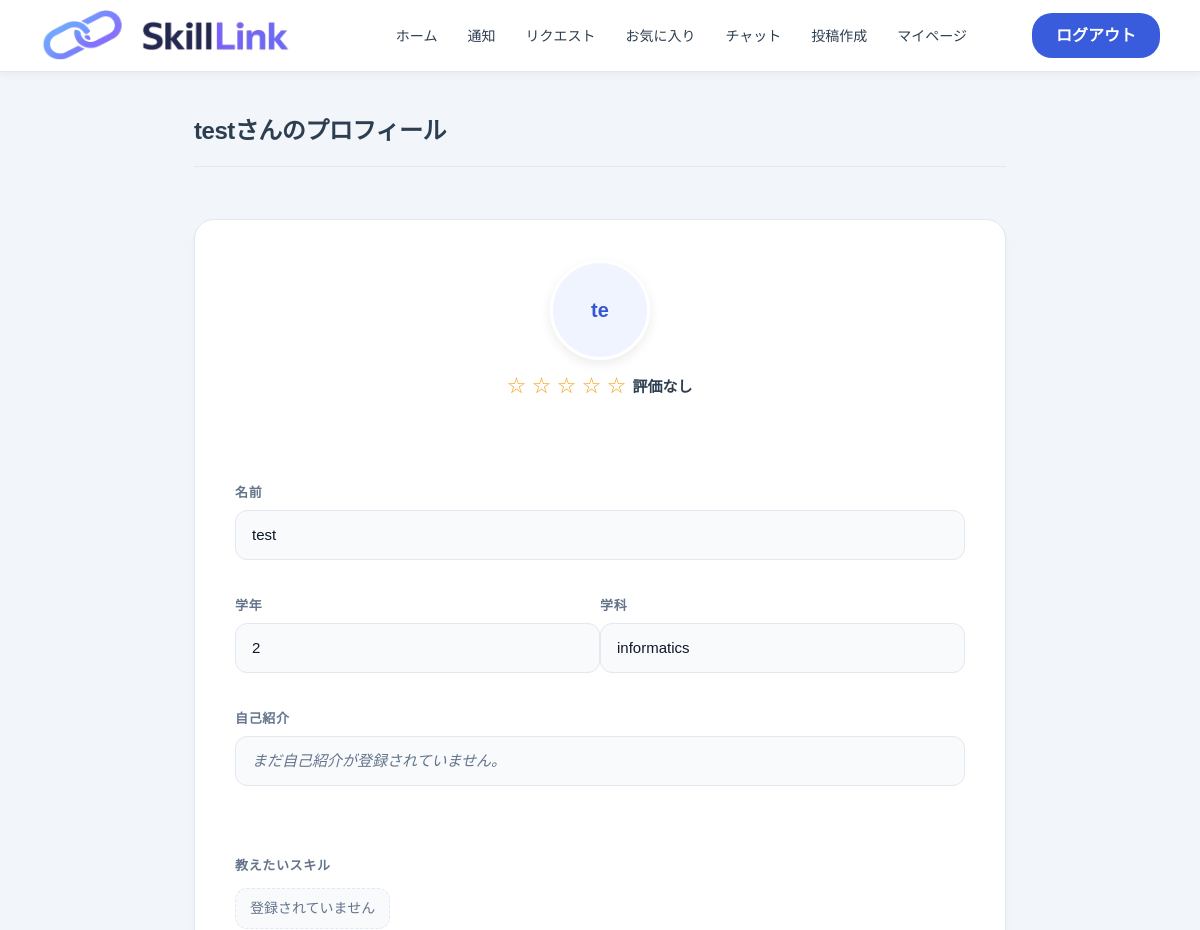
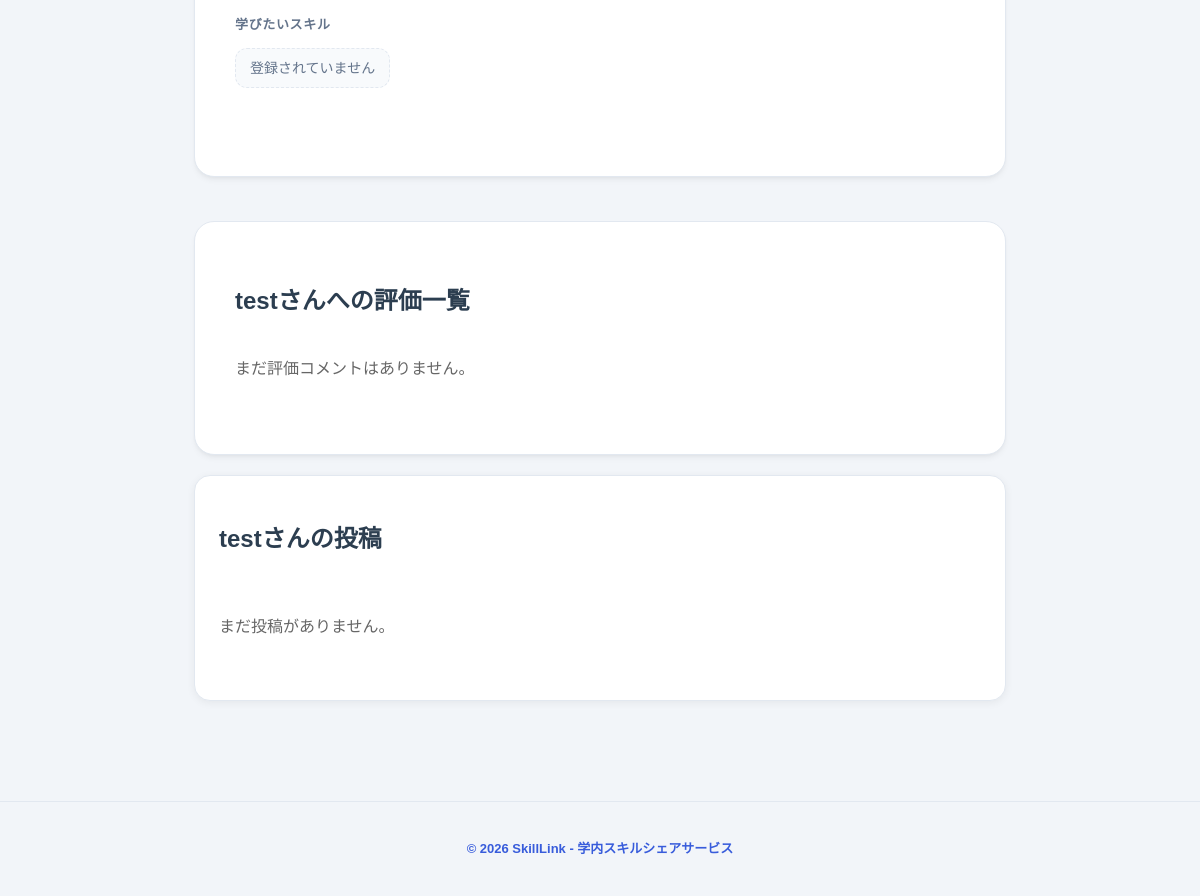
The app's page /users/1 (signed in), older data (2 pictures, top to bottom).
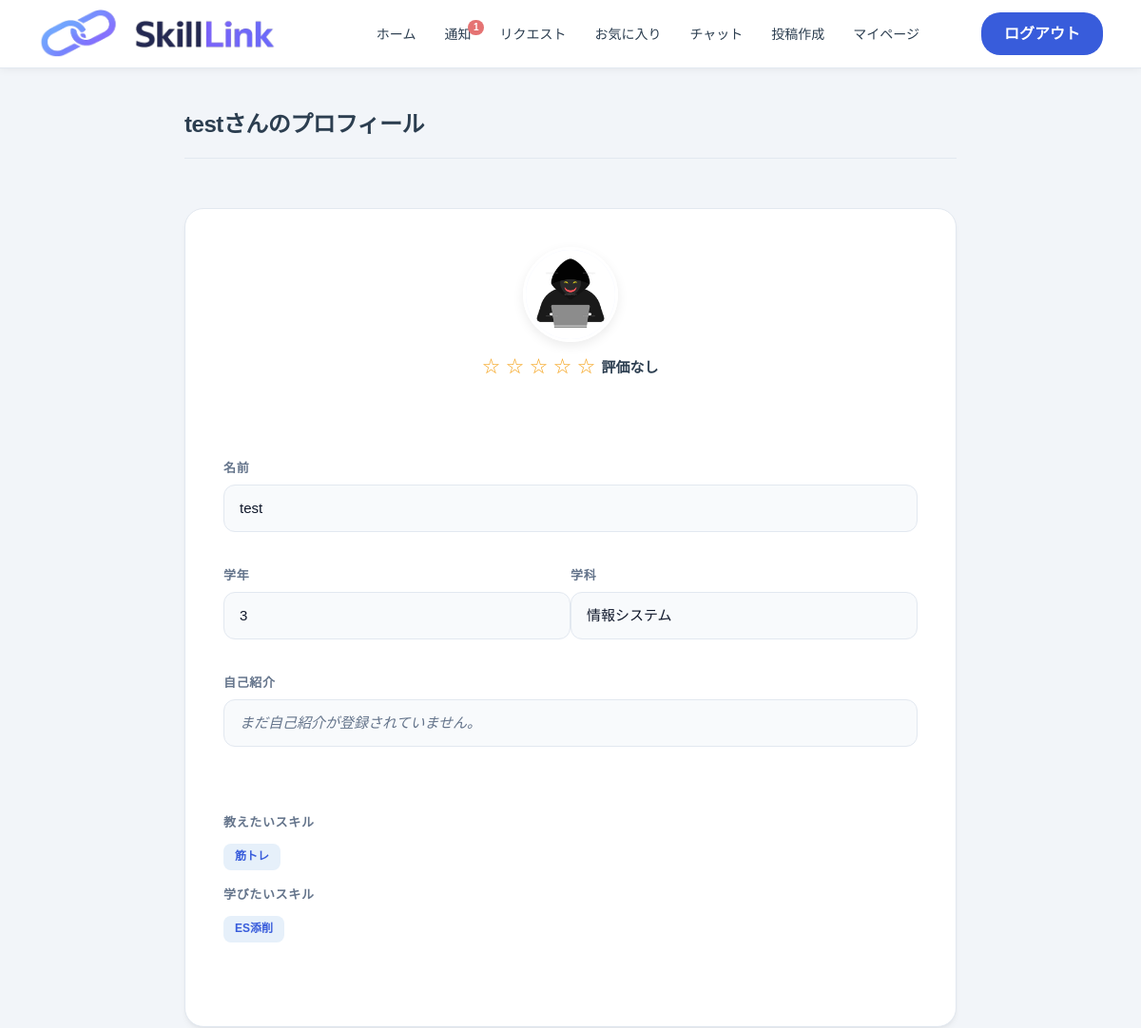
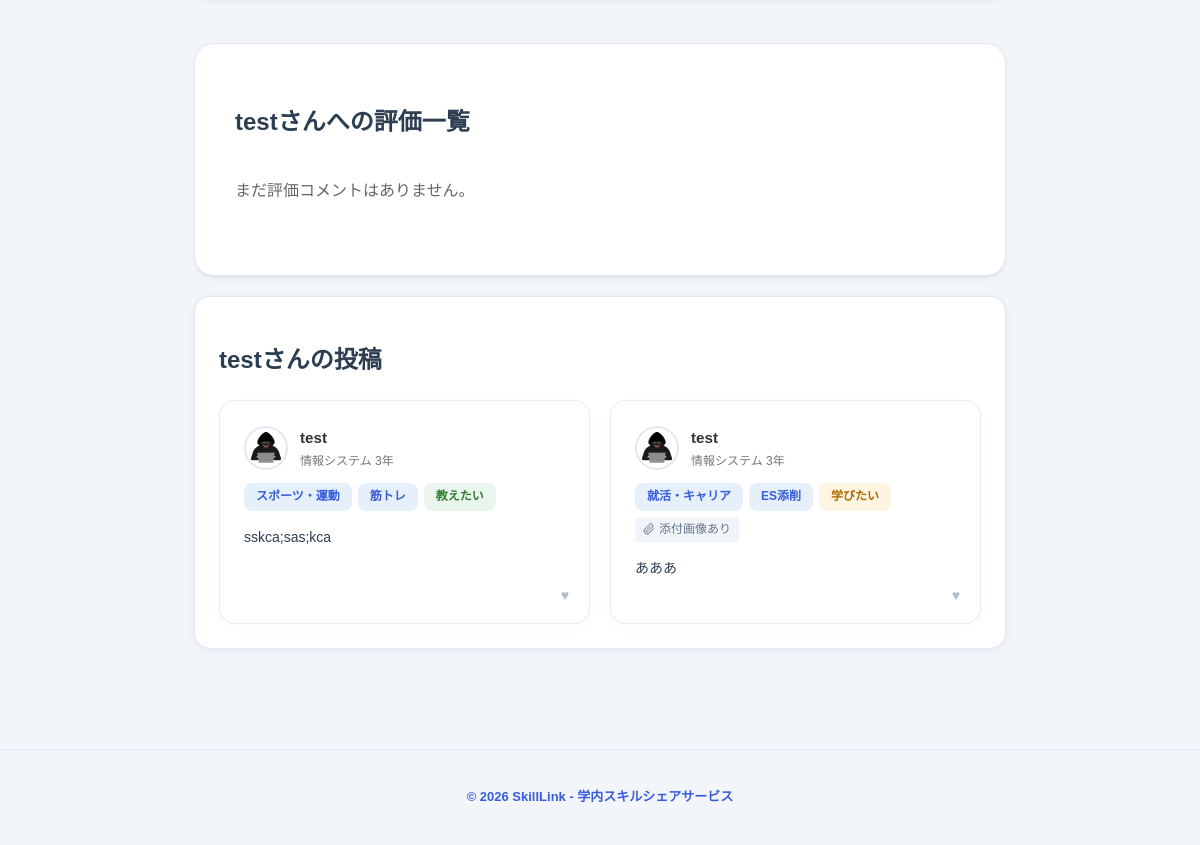
The same page, newer data (2 pictures, top to bottom).
### tables this page shows
CREATE TABLE users (user_id INTEGER PRIMARY KEY AUTOINCREMENT,
        name TEXT NOT NULL UNIQUE, email TEXT NOT NULL UNIQUE, password TEXT NOT NULL, grade TEXT NOT NULL, department TEXT NOT NULL,
        introduction TEXT, icon_path TEXT);

CREATE TABLE skills (skill_id INTEGER PRIMARY KEY AUTOINCREMENT, skill_name TEXT NOT NULL, category_id INTEGER NOT NULL , FOREIGN KEY(category_id) REFERENCES categories(category_id), UNIQUE (skill_name, category_id));

CREATE TABLE posts (post_id INTEGER PRIMARY KEY AUTOINCREMENT, user_id INTEGER NOT NULL, skill_id INTEGER NOT NULL, post_type TEXT NOT NULL,
        post_text TEXT NOT NULL, post_date TIMESTAMP DEFAULT CURRENT_TIMESTAMP, category_id INTEGER NOT NULL, image_path TEXT,
        FOREIGN KEY(user_id) REFERENCES users(user_id),  FOREIGN KEY(skill_id) REFERENCES skills(skill_id), FOREIGN KEY(category_id) REFERENCES categories(category_id));

CREATE TABLE categories (category_id INTEGER PRIMARY KEY AUTOINCREMENT, category_name TEXT NOT NULL UNIQUE);

### routes/posts.py (the view)
@posts.route("/users/<int:user_id>")
def other_profile(user_id):
    if 'user_email' not in session:
        return redirect('/login')
    my_user_id = session.get('user_id')
    if user_id == my_user_id:
        return redirect('/profile')
    db = get_db()
    user_row = db.execute("SELECT * FROM users WHERE user_id = ?", (user_id,)).fetchone()
    if not user_row:
        return "ユーザーが見つかりません", 404
    user = dict(user_row) if user_row else None
    teach_rows = db.execute("""
        SELECT DISTINCT skills.skill_id, skills.skill_name
        FROM posts
        JOIN skills ON posts.skill_id = skills.skill_id
        WHERE posts.user_id = ? AND posts.post_type = '教えたい'
    """, (user_id,)).fetchall()
    skills_teach = [{'skill_id': r[0], 'skill_name': r[1]} for r in teach_rows]
    learn_rows = db.execute("""
        SELECT DISTINCT skills.skill_id, skills.skill_name
        FROM posts
        JOIN skills ON posts.skill_id = skills.skill_id
        WHERE posts.user_id = ? AND posts.post_type = '学びたい'
    """, (user_id,)).fetchall()
    skills_learn = [{'skill_id': r[0], 'skill_name': r[1]} for r in learn_rows]
    user_posts_rows = db.execute("""
        SELECT p.*, c.category_name, s.skill_name
        FROM posts p
        LEFT JOIN categories c ON p.category_id = c.category_id
        LEFT JOIN skills s ON p.skill_id = s.skill_id
        WHERE p.user_id = ?
        ORDER BY p.post_date DESC
    """, (user_id,)).fetchall()
    user_posts = [dict(row) for row in user_posts_rows]
    review_stats = db.execute("""
        SELECT AVG(rating) AS avg_rating, COUNT(*) AS review_count
        FROM reviews
        WHERE reviewee_id = ?
    """, (user_id,)).fetchone()
    reviews_rows = db.execute("""
        SELECT r.rating, r.comment, r.created_at, u.name AS reviewer_name
        FROM reviews r
        JOIN users u ON r.reviewer_id = u.user_id
        WHERE r.reviewee_id = ?
        ORDER BY r.created_at DESC
    """, (user_id,)).fetchall()
    reviews = [dict(row) for row in reviews_rows]
    return render_template(
        'other_profile.html',
        user=user,
        skills_teach=skills_teach,
        skills_learn=skills_learn,
        user_posts=user_posts,
        review_stats=review_stats,
        reviews=reviews
    )

### app.py (called while the page is built)
@app.after_request
def add_header(response):
    response.headers['Cache-Control'] = 'no-store, no-cache, must-revalidate, post-check=0, pre-check=0, max-age=0'
    response.headers['Pragma'] = 'no-cache'
    response.headers['Expires'] = '0'
    return response

@app.context_processor
def inject_unread_notifications():
    if 'user_id' in session:
        db = get_db()
        count = db.execute(
            "SELECT COUNT(*) FROM notifications WHERE user_id = ? AND is_read = 0",
            (session['user_id'],)
        ).fetchone()[0]
        return {'unread_notifications': count}
    return {'unread_notifications': 0}

### routes/auth.py (called while the page is built)
def connect_db():
    rv = sqlite3.connect(DATABASE, timeout=20.0)
    rv.row_factory = sqlite3.Row  # カラム名でのデータ取得を可能にする設定
    return rv

def get_db():
    if not hasattr(g, 'sqlite_db'):
        g.sqlite_db = connect_db()
    return g.sqlite_db

### templates/other_profile.html (shortened to what the changed rows need)
<!DOCTYPE html>
<html lang="ja">
<head>
<link rel="stylesheet" href="{{ url_for('static', filename='css/profile.css') }}">
<link rel="stylesheet" href="{{ url_for('static', filename='css/variables.css') }}">
<link rel="stylesheet" href="{{ url_for('static', filename='css/header.css') }}">
<link rel="stylesheet" href="{{ url_for('static', filename='css/footer.css') }}">
<link rel="stylesheet" href="{{ url_for('static', filename='css/top.css') }}">
</head>
<body>
  {% include 'header.html' %}
  <div class="layout layout--no-sidebar">
    <div class="page-content">
      <div class="main__head">
        <h1 class="main__title" id="profileTitle">{{ user.name }}さんのプロフィール</h1>
      </div>
      <div class="main profile-block">
        <div class="profile-card-content">
          <div class="avatar-block">
            <div class="avatar-wrap">
              {% if user and user.icon_path %}
                <img id="avatarImg" class="avatar-img" src="{{ url_for('static', filename=user.icon_path) }}" alt="プロフィール画像">
              {% else %}
                <span id="avatarPlaceholder" class="avatar-placeholder">{{ user.name[:2] if user else 'ユーザー' }}</span>
              {% endif %}
            </div>
            <div class="rating-summary">
              <span class="rating-stars">
                  {% set avg = review_stats.avg_rating or 0 %}
                  {% for i in range(1, 6) %}
                      {% if i <= avg|round(0, 'floor') %}★{% else %}☆{% endif %}
                  {% endfor %}
              </span>
              {% if review_stats.avg_rating %}
                  <span class="rating-value">{{ '%.1f'|format(review_stats.avg_rating) }}</span>
                  <span class="rating-count">（{{ review_stats.review_count }}件）</span>
              {% else %}
                  <span class="rating-value">評価なし</span>
              {% endif %}
            </div>
          </div>
          <div class="field-grid">
            <div class="field field--wide">
              <label>名前</label>
              <p class="profile-text-value">{{ user.name if user else '' }}</p>
            </div>
            <div class="field">
              <label>学年</label>
              <p class="profile-text-value">{{ user.grade if user else '' }}</p>
            </div>
            <div class="field">
              <label>学科</label>
              <p class="profile-text-value">{{ user.department if user else '' }}</p>
            </div>
          </div>
        </div>
        <div class="skill-field">
          <div class="tag-list">
            {% for skill in skills_teach %}
              <span class="tag tag--teach">{{ skill.skill_name }}</span>
            {% else %}
              <span class="no-tags-notice">登録されていません</span>
            {% endfor %}
          </div>
          <div class="tag-list">
            {% for skill in skills_learn %}
              <span class="tag tag--learn">{{ skill.skill_name }}</span>
            {% else %}
              <span class="no-tags-notice">登録されていません</span>
            {% endfor %}
          </div>
        </div>
      </div>
      <div class="main review-section" style="margin-top: 24px;">
        <h2>{{ user.name }}さんへの評価一覧</h2>
        <div class="review-list">
          {% if reviews %}
            {% for review in reviews %}
              <div class="review-card" style="background: #fff; padding: 16px; border-radius: 8px; margin-bottom: 12px; border: 1px solid #e2e8f0;">
                <div class="review-header" style="display: flex; align-items: center; justify-content: space-between; margin-bottom: 8px;">
                  <div style="display: flex; align-items: center; gap: 8px;">
                    <span class="stars" style="color: #ffb400; font-weight: bold;">
                      {% for i in range(1, 6) %}
                        {% if i <= review.rating %}★{% else %}☆{% endif %}
                      {% endfor %}
                    </span>
                    <span class="rating-num" style="font-weight: bold;">{{ review.rating }}.0</span>
                  </div>
                  <span class="review-date" style="font-size: 12px; color: #718096;">{{ review.created_at }}</span>
                </div>
                <p class="review-comment" style="margin: 8px 0; color: #2d3748;">
                  {{ review.comment if review.comment else '（コメントなし）' }}
                </p>
                <div class="reviewer-info" style="font-size: 12px; color: #718096; text-align: right;">
                  評価者: {{ review.reviewer_name }}
                </div>
              </div>
            {% endfor %}
          {% else %}
            <p style="color: #666; padding: 16px 0;">まだ評価コメントはありません。</p>
          {% endif %}
        </div>
      </div>
      <div class="main my-posts-section">
        <h2>{{ user.name }}さんの投稿</h2>
        <div class="cards">
            {% for post in user_posts %}
            <div class="card" style="cursor: pointer;" onclick="openPostModal(this)"
                 data-post-id="{{ post.post_id }}"
                 data-user-id="{{ user.user_id }}"
                 data-name="{{ user.name if user else '' }}"
                 data-meta="{{ user.department if user else '' }} {{ user.grade if user else '' }}年"
                 data-icon="{{ url_for('static', filename=user.icon_path) if user and user.icon_path else url_for('static', filename='img/default-avatar.png') }}"
                 data-category="{{ post.category_name }}"
                 data-skill="{{ post.skill_name }}"
                 data-type="{{ post.post_type }}"
                 data-body="{{ post.post_text }}"
                 data-likes="{{ post.like_count }}"
                 data-image="{{ url_for('static', filename=post.image_path) if post.image_path else '' }}">
                <div class="card-top">
                    <a href="/users/{{ user.user_id }}" class="user-icon-link" title="{{ user.name }}さんのプロフィールを見る" onclick="event.stopPropagation();">
                        <img src="{{ url_for('static', filename=user.icon_path) if user and user.icon_path else url_for('static', filename='img/default-avatar.png') }}" alt="{{ user.name }}のアイコン" class="user-icon-img">
                    </a>
                    <div>
                      <a href="/users/{{ user.user_id }}" class="name-link" title="{{ user.name }}さんのプロフィールを見る" onclick="event.stopPropagation();">
                          <span class="name">{{ user.name if user else '' }}</span>
                      </a>
                      <span class="meta">{{ user.department if user else '' }} {{ user.grade if user else '' }}年</span>
                    </div>
                </div>
                <div class="tags">
                    <span class="tag">{{ post.category_name }}</span>
                    <span class="tag">{{ post.skill_name }}</span>
                    <span class="badge {{ 'teach' if post.post_type == '教えたい' else 'learn' }}">{{ post.post_type }}</span>
                    {% if post.image_path %}
                    <span class="badge-attachment">
                        <svg width="12" height="12" viewBox="0 0 24 24" fill="none" stroke="currentColor" stroke-width="2" stroke-linecap="round" stroke-linejoin="round">
                            <path d="M21.44 11.05l-9.19 9.19a6 6 0 0 1-8.49-8.49l9.19-9.19a4 4 0 0 1 5.66 5.66l-9.2 9.19a2 2 0 0 1-2.83-2.83l8.49-8.48"></path>
                        </svg>
                        添付画像あり
                    </span>
                    {% endif %}
                </div>
                <p class="body">{{ post.post_text }}</p>
                <button type="button" class="like-btn" onclick="event.stopPropagation();" data-post-id="{{ post.post_id }}" data-liked="{{ 'true' if post.liked_by_me else 'false' }}">
                  ♥
                </button>
            </div>
            {% else %}
            <p style="color: #666; padding: 20px 0;">まだ投稿がありません。</p>
            {% endfor %}
        </div>
      </div>
    </div>
  </div>
</body>
</html>

Row changes from the older to the newer data that the page shows:
changed users "test": icon_path: picture added; grade "2" → "3"; department "informatics" → "情報システム"; name "te" → (not shown)
added skills: skill_name "筋トレ"
now on this page (row edited): skills: skill_name "ES添削"
now on this page (row edited): posts: name (picture), {{ user.name if user else '' }} "test", {{ user.department if user else '' }} "情報システム", {{ user.grade if user else '' }} "3", category_name "スポーツ・運動", skill_name "筋トレ", post_type "教えたい", post_text "sskca;sas;kca"
now on this page (row edited): posts: name (picture), {{ user.name if user else '' }} "test", {{ user.department if user else '' }} "情報システム", {{ user.grade if user else '' }} "3", category_name "就活・キャリア", skill_name "ES添削", post_type "学びたい", shows "添付画像あり", post_text "あああ"
Text that changed along with them:
{{ unread_notifications }}: (not shown) → "1"
text no longer shown: "登録されていません 登録されていません まだ投稿がありません。"
